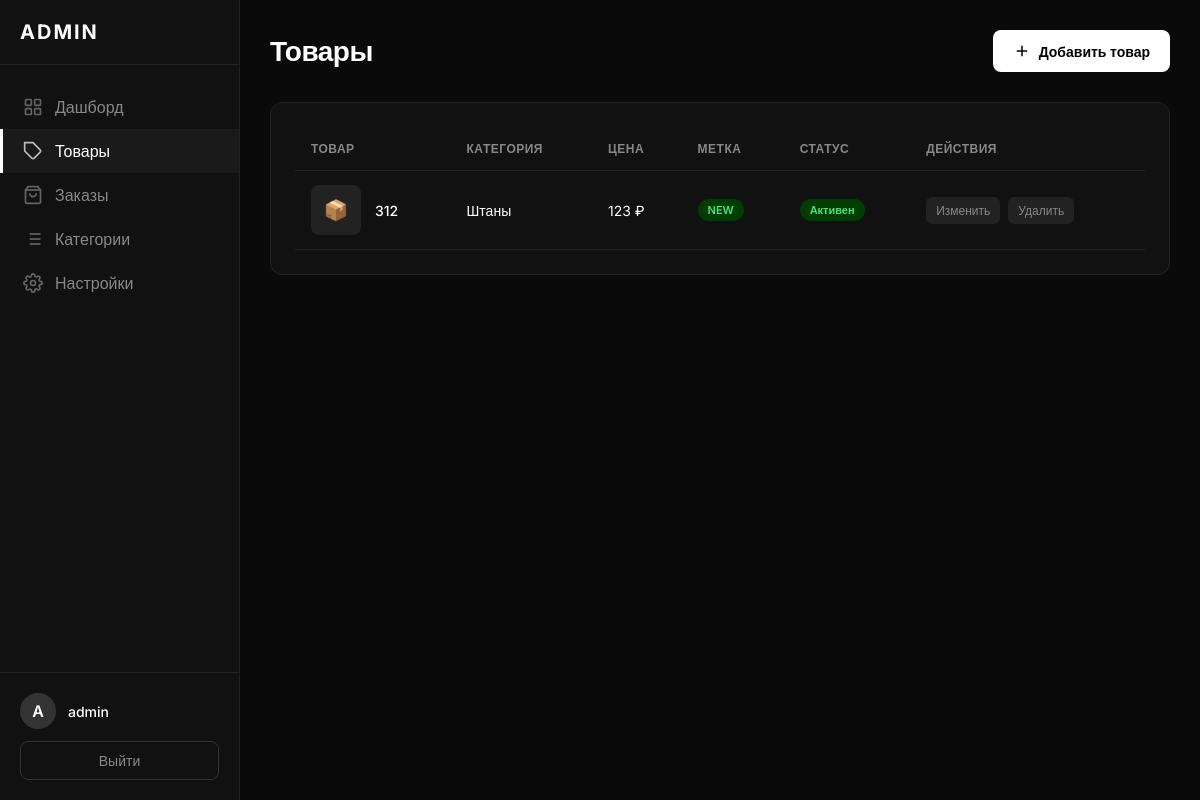
Page /admin/products (signed in) on the committed database.
### tables this page shows
CREATE TABLE products (
            id INTEGER PRIMARY KEY AUTOINCREMENT,
            name TEXT NOT NULL,
            category_id INTEGER,
            price INTEGER NOT NULL,
            description TEXT,
            images TEXT DEFAULT '[]',
            sizes TEXT DEFAULT '["S","M","L","XL"]',
            tag TEXT,
            active INTEGER DEFAULT 1,
            created_at TIMESTAMP DEFAULT CURRENT_TIMESTAMP,
            FOREIGN KEY (category_id) REFERENCES categories (id)
        );

CREATE TABLE categories (
            id INTEGER PRIMARY KEY AUTOINCREMENT,
            name TEXT NOT NULL,
            slug TEXT UNIQUE NOT NULL
        );

### app.py (the view)
@app.route('/admin/products')
@login_required
def admin_products():
    conn = get_db()
    cursor = conn.cursor()
    cursor.execute('''
        SELECT p.*, c.name as category_name
        FROM products p
        LEFT JOIN categories c ON p.category_id = c.id
        ORDER BY p.created_at DESC
    ''')
    products = cursor.fetchall()
    cursor.execute('SELECT * FROM categories ORDER BY id')
    categories = cursor.fetchall()
    conn.close()
    return render_template('admin_products.html', products=products, categories=categories)

### app.py (called while the page is built)
def get_db():
    conn = sqlite3.connect('shop.db')
    conn.row_factory = sqlite3.Row
    return conn

def login_required(f):
    @wraps(f)
    def decorated_function(*args, **kwargs):
        if 'admin_id' not in session:
            return redirect(url_for('admin_login'))
        return f(*args, **kwargs)
    return decorated_function

### templates/admin_products.html (shortened to what this page needs)
{% extends "admin_base.html" %}
{% block content %}
<div class="page-header">
    <h1 class="page-title">Товары</h1>
    <a href="{{ url_for('admin_add_product') }}" class="btn">
        <svg width="18" height="18" viewBox="0 0 24 24" fill="none" stroke="currentColor" stroke-width="2">
            <line x1="12" y1="5" x2="12" y2="19"/>
            <line x1="5" y1="12" x2="19" y2="12"/>
        </svg>
        Добавить товар
    </a>
</div>
<div class="card">
    {% if products %}
    <div class="table-wrapper">
        <table>
            <thead>
                <tr>
                    <th>Товар</th>
                    <th>Категория</th>
                    <th>Цена</th>
                    <th>Метка</th>
                    <th>Статус</th>
                    <th>Действия</th>
                </tr>
            </thead>
            <tbody>
                {% for product in products %}
                <tr>
                    <td>
                        <div class="product-cell">
                            {% if product.image %}
                            <img src="{{ product.image }}" alt="" class="product-image">
                            {% else %}
                            <div class="product-image" style="display: flex; align-items: center; justify-content: center; font-size: 20px;">📦</div>
                            {% endif %}
                            <div>
                                <div class="product-name">{{ product.name }}</div>
                            </div>
                        </div>
                    </td>
                    <td>{{ product.category_name or '—' }}</td>
                    <td>{{ "{:,.0f}".format(product.price).replace(",", " ") }} ₽</td>
                    <td>
                        {% if product.tag %}
                        <span class="tag tag-{{ product.tag|lower }}">{{ product.tag }}</span>
                        {% else %}
                        —
                        {% endif %}
                    </td>
                    <td>
                        {% if product.active %}
                        <span class="status status-completed">Активен</span>
                        {% else %}
                        <span class="status status-cancelled">Скрыт</span>
                        {% endif %}
                    </td>
                    <td>
                        <div class="actions">
                            <a href="{{ url_for('admin_edit_product', product_id=product.id) }}" class="action-btn">Изменить</a>
                            <a href="{{ url_for('admin_delete_product', product_id=product.id) }}" class="action-btn delete" onclick="return confirm('Удалить товар?')">Удалить</a>
                        </div>
                    </td>
                </tr>
                {% endfor %}
            </tbody>
        </table>
    </div>
    {% endif %}
</div>
{% endblock %}

### templates/admin_base.html (style rules this page uses)
* { margin: 0; padding: 0; box-sizing: border-box; }
body { font-family: 'Inter', sans-serif; background: #0a0a0a; color: #fff; min-height: 100vh; }
.page-header { display: flex; justify-content: space-between; align-items: center; margin-bottom: 30px; }
.page-title { font-size: 28px; font-weight: 700; letter-spacing: -0.5px; }
.btn { display: inline-flex; align-items: center; gap: 8px; padding: 12px 20px; background: #fff; color: #000; border: none; border-radius: 8px; font-size: 14px; font-weight: 600; cursor: pointer; text-decoration: none; transition: all 0.2s; }
.card { background: #111; border: 1px solid #222; border-radius: 12px; padding: 24px; margin-bottom: 20px; }
.table-wrapper { overflow-x: auto; }
table { width: 100%; border-collapse: collapse; }
th, td { text-align: left; padding: 14px 16px; border-bottom: 1px solid #222; }
th { font-size: 12px; font-weight: 600; color: #888; text-transform: uppercase; letter-spacing: 0.5px; }
td { font-size: 14px; }
.product-cell { display: flex; align-items: center; gap: 14px; }
.product-image { width: 50px; height: 50px; background: #222; border-radius: 8px; object-fit: cover; }
.product-name { font-weight: 500; }
.tag { display: inline-block; padding: 4px 10px; background: #222; border-radius: 20px; font-size: 11px; font-weight: 600; }
.tag-new { background: #003d00; color: #4ade80; }
.status { display: inline-block; padding: 4px 10px; border-radius: 20px; font-size: 11px; font-weight: 600; }
.status-completed { background: #003d00; color: #4ade80; }
.actions { display: flex; gap: 8px; }
.action-btn { padding: 6px 10px; background: #222; border: none; border-radius: 6px; color: #888; font-size: 12px; cursor: pointer; text-decoration: none; transition: all 0.2s; }

### rows in the picture
products: name "312", name "Штаны", price "123", tag "NEW", active "Активен"

### other values in the picture
{{ session.get('admin_username', 'A')[0].upper() }} "A"
{{ session.get('admin_username', 'Admin') }} "admin"
